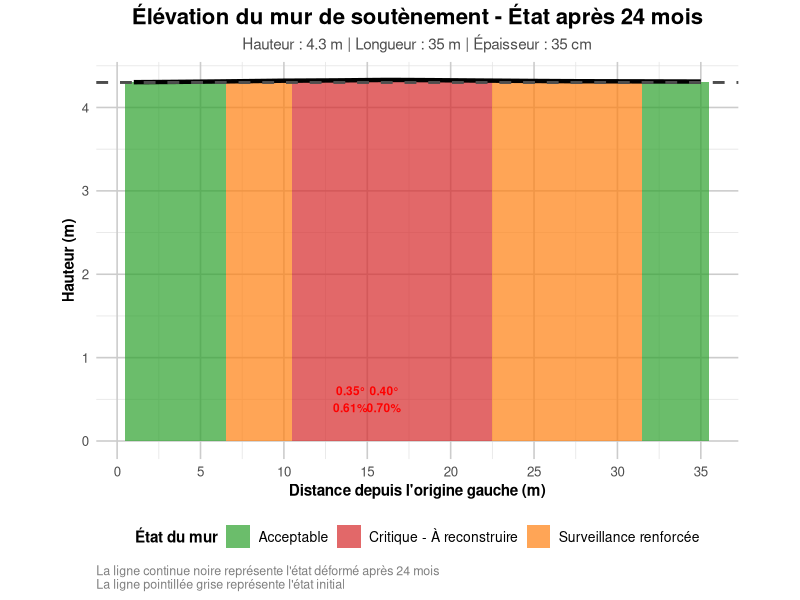
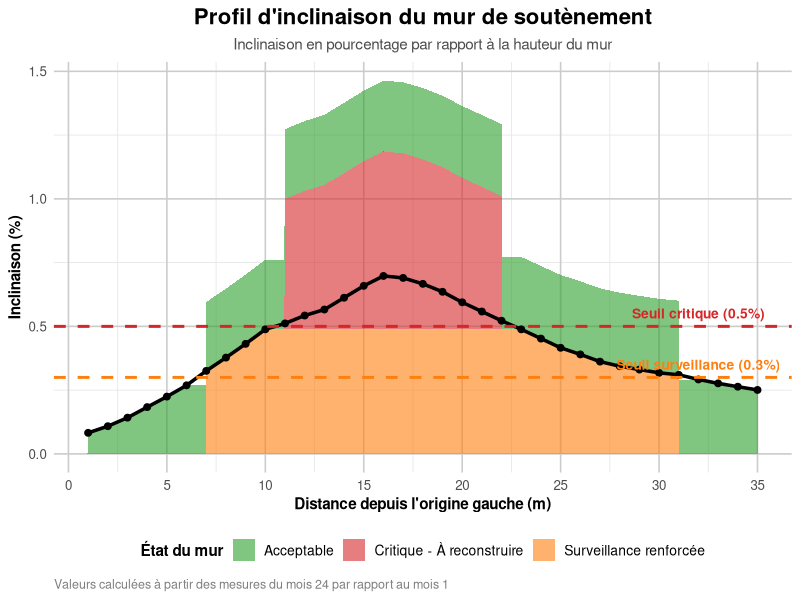

Generate these figures, in order, with R: (Note: this script raises an error after producing the figures.)
# Script R : Élévation du mur avec zones bonnes et mauvaises
# Auteur : OLT
# Date : 2025-10-28

# Chargement des bibliothèques nécessaires
library(ggplot2)
library(dplyr)
library(tidyr)
library(scales)

# Lecture des données
data <- read.csv("mur_soutenement.csv", stringsAsFactors = FALSE)

# Conversion de la date
data$date <- as.Date(data$date)

# Sélection des données du dernier mois (mois 24)
data_final <- data %>% filter(mois == 24)

# Calcul de l'inclinaison pour chaque segment
# Inclinaison = déplacement en mm / hauteur du mur (4300 mm)
hauteur_mur <- 4300  # mm

data_final <- data_final %>%
  mutate(
    # Déplacement depuis l'état initial (mois 1)
    deplacement_initial = c(500.23, 502.45, 505.12, 508.34, 512.23, 516.78, 521.45,
                           526.89, 532.12, 536.78, 538.45, 539.23, 539.78, 540.68,
                           543.12, 545.23, 544.56, 542.89, 540.12, 537.45, 534.23,
                           530.78, 527.12, 523.45, 519.89, 516.12, 512.78, 509.45,
                           506.23, 503.56, 501.34, 500.12, 499.45, 499.01, 498.78),
    variation_deplacement = deplacement_mm - deplacement_initial,
    inclinaison_rad = atan(variation_deplacement / hauteur_mur),
    inclinaison_deg = inclinaison_rad * (180 / pi),
    inclinaison_pourcent = (variation_deplacement / hauteur_mur) * 100
  )

# Détermination des zones critiques
# Seuil : inclinaison > 0.5% considérée comme critique
seuil_critique <- 0.5  # %
seuil_acceptable <- 0.3  # %

data_final <- data_final %>%
  mutate(
    etat_zone = case_when(
      inclinaison_pourcent >= seuil_critique ~ "Critique - À reconstruire",
      inclinaison_pourcent >= seuil_acceptable ~ "Surveillance renforcée",
      TRUE ~ "Acceptable"
    ),
    couleur_zone = case_when(
      inclinaison_pourcent >= seuil_critique ~ "#d62728",  # rouge
      inclinaison_pourcent >= seuil_acceptable ~ "#ff7f0e",  # orange
      TRUE ~ "#2ca02c"  # vert
    )
  )

# Création du graphique d'élévation
p1 <- ggplot(data_final, aes(x = distance_m, y = hauteur_mur / 1000)) +
  # Rectangle pour représenter le mur avec couleurs selon l'état
  geom_tile(aes(fill = etat_zone, y = hauteur_mur / 2000),
            height = hauteur_mur / 1000, width = 1, alpha = 0.7) +
  # Ligne supérieure du mur (état déformé)
  geom_line(aes(y = (hauteur_mur + variation_deplacement) / 1000),
            color = "black", linewidth = 1.5) +
  # Ligne de référence (état initial)
  geom_hline(yintercept = hauteur_mur / 1000,
             linetype = "dashed", color = "gray30", linewidth = 1) +
  # Annotations pour les zones critiques
  geom_text(data = data_final %>% filter(distance_m %in% c(14, 16)),
            aes(y = 0.5, label = sprintf("%.2f°\n%.2f%%",
                                          inclinaison_deg,
                                          inclinaison_pourcent)),
            size = 3, fontface = "bold", color = "red") +
  # Mise en forme
  scale_fill_manual(
    name = "État du mur",
    values = c("Critique - À reconstruire" = "#d62728",
               "Surveillance renforcée" = "#ff7f0e",
               "Acceptable" = "#2ca02c")
  ) +
  labs(
    title = "Élévation du mur de soutènement - État après 24 mois",
    subtitle = sprintf("Hauteur : %.1f m | Longueur : 35 m | Épaisseur : 35 cm", hauteur_mur / 1000),
    x = "Distance depuis l'origine gauche (m)",
    y = "Hauteur (m)",
    caption = "La ligne continue noire représente l'état déformé après 24 mois\nLa ligne pointillée grise représente l'état initial"
  ) +
  theme_minimal(base_size = 12) +
  theme(
    plot.title = element_text(face = "bold", size = 16, hjust = 0.5),
    plot.subtitle = element_text(size = 11, hjust = 0.5, color = "gray30"),
    plot.caption = element_text(size = 9, hjust = 0, color = "gray50"),
    legend.position = "bottom",
    legend.text = element_text(size = 10),
    legend.title = element_text(face = "bold", size = 11),
    panel.grid.minor = element_line(color = "gray90"),
    panel.grid.major = element_line(color = "gray80"),
    axis.title = element_text(face = "bold", size = 11)
  ) +
  scale_x_continuous(breaks = seq(0, 35, by = 5)) +
  coord_fixed(ratio = 5)

# Sauvegarde du graphique
ggsave("images/elevation_wall_status.png", plot = p1,
       width = 14, height = 6, dpi = 300, bg = "white")

# Graphique complémentaire : profil d'inclinaison
p2 <- ggplot(data_final, aes(x = distance_m, y = inclinaison_pourcent)) +
  geom_area(aes(fill = etat_zone), alpha = 0.6) +
  geom_line(color = "black", linewidth = 1.2) +
  geom_point(size = 2, color = "black") +
  # Lignes de seuil
  geom_hline(yintercept = seuil_critique, linetype = "dashed",
             color = "#d62728", linewidth = 1) +
  geom_hline(yintercept = seuil_acceptable, linetype = "dashed",
             color = "#ff7f0e", linewidth = 1) +
  annotate("text", x = 32, y = seuil_critique + 0.05,
           label = "Seuil critique (0.5%)",
           color = "#d62728", fontface = "bold", size = 3.5) +
  annotate("text", x = 32, y = seuil_acceptable + 0.05,
           label = "Seuil surveillance (0.3%)",
           color = "#ff7f0e", fontface = "bold", size = 3.5) +
  # Mise en forme
  scale_fill_manual(
    name = "État du mur",
    values = c("Critique - À reconstruire" = "#d62728",
               "Surveillance renforcée" = "#ff7f0e",
               "Acceptable" = "#2ca02c")
  ) +
  labs(
    title = "Profil d'inclinaison du mur de soutènement",
    subtitle = "Inclinaison en pourcentage par rapport à la hauteur du mur",
    x = "Distance depuis l'origine gauche (m)",
    y = "Inclinaison (%)",
    caption = "Valeurs calculées à partir des mesures du mois 24 par rapport au mois 1"
  ) +
  theme_minimal(base_size = 12) +
  theme(
    plot.title = element_text(face = "bold", size = 16, hjust = 0.5),
    plot.subtitle = element_text(size = 11, hjust = 0.5, color = "gray30"),
    plot.caption = element_text(size = 9, hjust = 0, color = "gray50"),
    legend.position = "bottom",
    legend.text = element_text(size = 10),
    legend.title = element_text(face = "bold", size = 11),
    panel.grid.minor = element_line(color = "gray90"),
    panel.grid.major = element_line(color = "gray80"),
    axis.title = element_text(face = "bold", size = 11)
  ) +
  scale_x_continuous(breaks = seq(0, 35, by = 5))

# Sauvegarde du graphique
ggsave("images/inclination_profile.png", plot = p2,
       width = 14, height = 7, dpi = 300, bg = "white")

# Calcul des zones à reconstruire et à conserver
zones_critiques <- data_final %>%
  filter(etat_zone == "Critique - À reconstruire") %>%
  summarise(
    longueur_critique = n(),  # nombre de segments
    debut_zone = min(distance_m),
    fin_zone = max(distance_m)
  )

zones_surveillance <- data_final %>%
  filter(etat_zone == "Surveillance renforcée") %>%
  summarise(
    longueur_surveillance = n(),
    debut_zone = min(distance_m),
    fin_zone = max(distance_m)
  )

zones_acceptables <- data_final %>%
  filter(etat_zone == "Acceptable") %>%
  summarise(
    longueur_acceptable = n()
  )

# Affichage des résultats
cat("\n=== ANALYSE DES ZONES DU MUR ===\n\n")
cat(sprintf("Zone critique (à reconstruire) : %d m (%.1f%% du mur)\n",
            zones_critiques$longueur_critique,
            (zones_critiques$longueur_critique / 35) * 100))
cat(sprintf("  → De %d m à %d m\n\n",
            zones_critiques$debut_zone, zones_critiques$fin_zone))

cat(sprintf("Zone sous surveillance renforcée : %d m (%.1f%% du mur)\n",
            zones_surveillance$longueur_surveillance,
            (zones_surveillance$longueur_surveillance / 35) * 100))
cat(sprintf("  → De %d m à %d m\n\n",
            zones_surveillance$debut_zone, zones_surveillance$fin_zone))

cat(sprintf("Zone acceptable : %d m (%.1f%% du mur)\n\n",
            zones_acceptables$longueur_acceptable,
            (zones_acceptables$longueur_acceptable / 35) * 100))

# Sauvegarde des données d'analyse
write.csv(data_final, "images/analyse_elevation.csv", row.names = FALSE)

cat("\nGraphiques créés :\n")
cat("  - images/elevation_wall_status.png\n")
cat("  - images/inclination_profile.png\n")
cat("Données d'analyse sauvegardées : images/analyse_elevation.csv\n")
